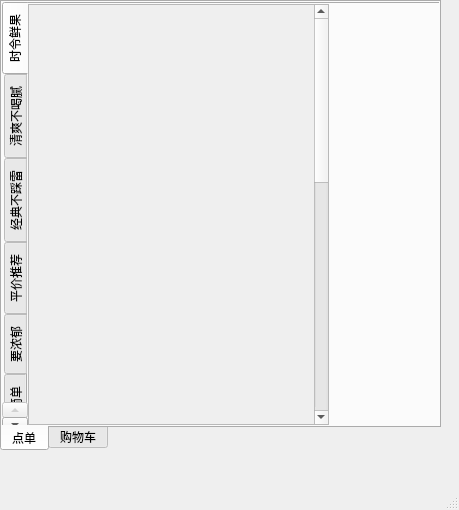
<?xml version="1.0" encoding="UTF-8"?>
<ui version="4.0">
 <class>user</class>
 <widget class="QMainWindow" name="user">
  <property name="geometry">
   <rect>
    <x>0</x>
    <y>0</y>
    <width>459</width>
    <height>510</height>
   </rect>
  </property>
  <property name="windowTitle">
   <string>用户界面</string>
  </property>
  <widget class="QWidget" name="centralwidget">
   <widget class="QTabWidget" name="tabWidget_2">
    <property name="geometry">
     <rect>
      <x>0</x>
      <y>0</y>
      <width>441</width>
      <height>451</height>
     </rect>
    </property>
    <property name="tabPosition">
     <enum>QTabWidget::South</enum>
    </property>
    <property name="currentIndex">
     <number>0</number>
    </property>
    <widget class="QWidget" name="tab_3">
     <attribute name="title">
      <string>点单</string>
     </attribute>
     <widget class="QTabWidget" name="tabWidget">
      <property name="geometry">
       <rect>
        <x>0</x>
        <y>0</y>
        <width>441</width>
        <height>431</height>
       </rect>
      </property>
      <property name="tabPosition">
       <enum>QTabWidget::West</enum>
      </property>
      <property name="tabShape">
       <enum>QTabWidget::Rounded</enum>
      </property>
      <property name="currentIndex">
       <number>0</number>
      </property>
      <property name="elideMode">
       <enum>Qt::ElideNone</enum>
      </property>
      <widget class="QWidget" name="tab">
       <attribute name="title">
        <string>时令鲜果</string>
       </attribute>
       <widget class="QLabel" name="label">
        <property name="geometry">
         <rect>
          <x>50</x>
          <y>10</y>
          <width>54</width>
          <height>12</height>
         </rect>
        </property>
        <property name="text">
         <string>时令鲜果</string>
        </property>
       </widget>
       <widget class="QScrollArea" name="scrollArea">
        <property name="geometry">
         <rect>
          <x>0</x>
          <y>0</y>
          <width>301</width>
          <height>421</height>
         </rect>
        </property>
        <property name="layoutDirection">
         <enum>Qt::LeftToRight</enum>
        </property>
        <property name="verticalScrollBarPolicy">
         <enum>Qt::ScrollBarAsNeeded</enum>
        </property>
        <property name="horizontalScrollBarPolicy">
         <enum>Qt::ScrollBarAlwaysOff</enum>
        </property>
        <property name="sizeAdjustPolicy">
         <enum>QAbstractScrollArea::AdjustIgnored</enum>
        </property>
        <property name="widgetResizable">
         <bool>false</bool>
        </property>
        <property name="alignment">
         <set>Qt::AlignLeading|Qt::AlignLeft|Qt::AlignVCenter</set>
        </property>
        <widget class="QWidget" name="scrollAreaWidgetContents">
         <property name="geometry">
          <rect>
           <x>0</x>
           <y>0</y>
           <width>400</width>
           <height>1000</height>
          </rect>
         </property>
        </widget>
       </widget>
      </widget>
      <widget class="QWidget" name="tab_2">
       <attribute name="title">
        <string>清爽不喝腻</string>
       </attribute>
      </widget>
      <widget class="QWidget" name="tab_5">
       <attribute name="title">
        <string>经典不踩雷</string>
       </attribute>
      </widget>
      <widget class="QWidget" name="tab_6">
       <attribute name="title">
        <string>平价推荐</string>
       </attribute>
      </widget>
      <widget class="QWidget" name="tab_7">
       <attribute name="title">
        <string>要浓郁</string>
       </attribute>
      </widget>
      <widget class="QWidget" name="tab_8">
       <attribute name="title">
        <string>要简单</string>
       </attribute>
      </widget>
     </widget>
    </widget>
    <widget class="QWidget" name="tab_4">
     <attribute name="title">
      <string>购物车</string>
     </attribute>
     <widget class="QScrollArea" name="scrollArea_2">
      <property name="geometry">
       <rect>
        <x>10</x>
        <y>10</y>
        <width>411</width>
        <height>351</height>
       </rect>
      </property>
      <property name="verticalScrollBarPolicy">
       <enum>Qt::ScrollBarAlwaysOn</enum>
      </property>
      <property name="horizontalScrollBarPolicy">
       <enum>Qt::ScrollBarAlwaysOff</enum>
      </property>
      <property name="widgetResizable">
       <bool>false</bool>
      </property>
      <widget class="QWidget" name="scrollAreaWidgetContents_2">
       <property name="geometry">
        <rect>
         <x>0</x>
         <y>0</y>
         <width>392</width>
         <height>1000</height>
        </rect>
       </property>
      </widget>
     </widget>
     <widget class="QPushButton" name="checkout_Btn">
      <property name="geometry">
       <rect>
        <x>60</x>
        <y>370</y>
        <width>301</width>
        <height>41</height>
       </rect>
      </property>
      <property name="text">
       <string> 结账</string>
      </property>
     </widget>
    </widget>
   </widget>
  </widget>
  <widget class="QMenuBar" name="menubar">
   <property name="geometry">
    <rect>
     <x>0</x>
     <y>0</y>
     <width>459</width>
     <height>23</height>
    </rect>
   </property>
  </widget>
  <widget class="QStatusBar" name="statusbar"/>
 </widget>
 <resources/>
 <connections/>
</ui>
